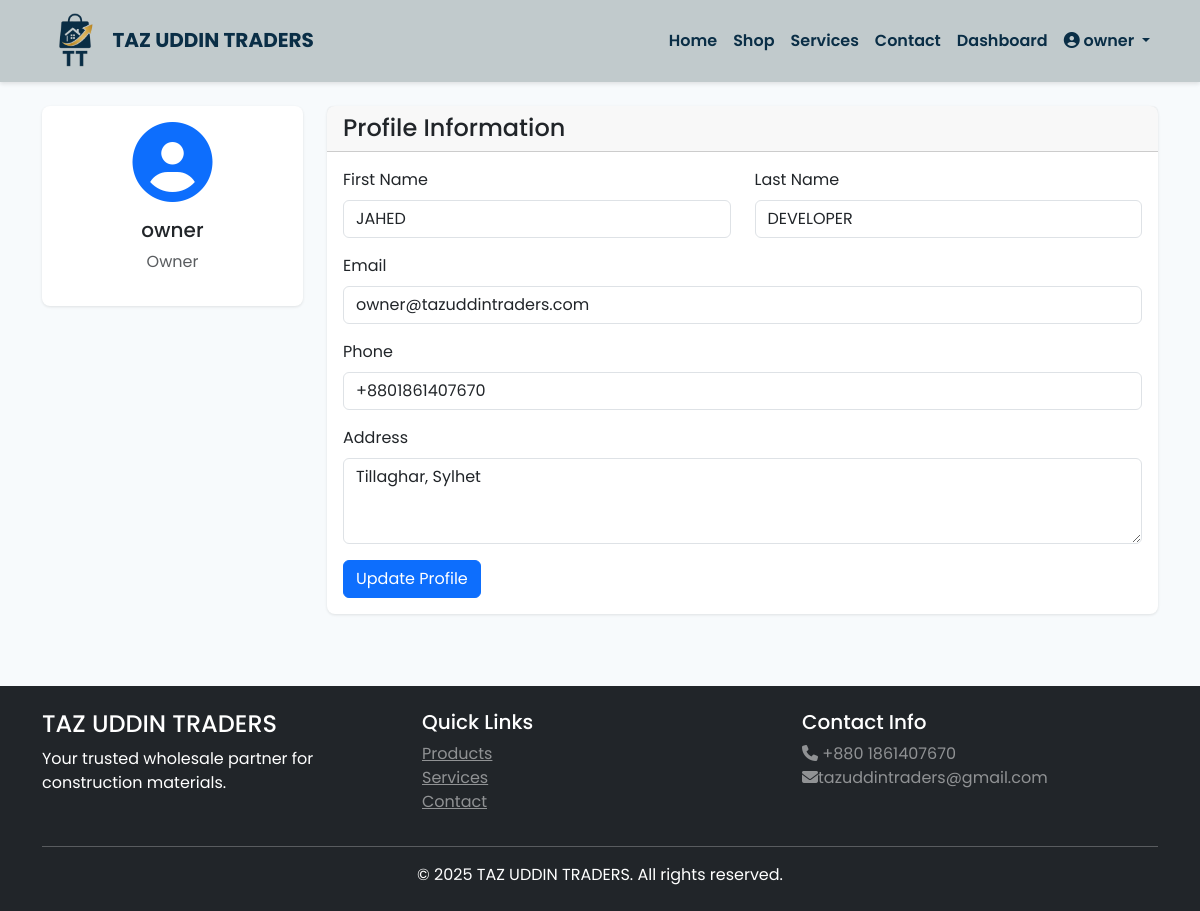
Screenshot of /accounts/profile/ (signed in) with the database file from the repository.
### accounts/models.py (models this page shows)
class User(AbstractUser):
    ROLE_CHOICES = (
        ('superadmin', 'Superadmin'),
        ('owner', 'Owner'),
        ('client', 'Client'),
    )
    role = models.CharField(max_length=20, choices=ROLE_CHOICES, default='client')
    phone = models.CharField(max_length=15, blank=True)
    address = models.TextField(blank=True)
    created_at = models.DateTimeField(auto_now_add=True)
    updated_at = models.DateTimeField(auto_now=True)
    class Meta:
        db_table = 'users'
    def is_superadmin(self):
        return self.role == 'superadmin'
    def is_owner(self):
        return self.role == 'owner'
    def is_client(self):
        return self.role == 'client'

### accounts/views.py (the view, shortened to what this page needs)
# urls.py: path('profile/', views.profile_view, name='profile'),
@login_required
def profile_view(request):
    return render(request, 'accounts/profile.html')

### templates/accounts/profile.html (shortened to what this page needs)
{% extends 'base.html' %}
{% load crispy_forms_tags %}
{% block content %}
<div class="container">
    <div class="row">
        <div class="col-md-3">
            <div class="card">
                <div class="card-body text-center">
                    <i class="fas fa-user-circle fa-5x text-primary mb-3"></i>
                    <h5>{{ user.username }}</h5>
                    <p class="text-muted">{{ user.get_role_display }}</p>
                </div>
            </div>
        </div>
        <div class="col-md-9">
            <div class="card">
                <div class="card-header">
                    <h4 class="mb-0">Profile Information</h4>
                </div>
                <div class="card-body">
                    <form method="post">
                        <div class="row">
                            <div class="col-md-6">
                                <div class="mb-3">
                                    <label class="form-label">First Name</label>
                                    <input type="text" name="first_name" class="form-control" value="{{ user.first_name }}">
                                </div>
                            </div>
                            <div class="col-md-6">
                                <div class="mb-3">
                                    <label class="form-label">Last Name</label>
                                    <input type="text" name="last_name" class="form-control" value="{{ user.last_name }}">
                                </div>
                            </div>
                        </div>
                        <div class="mb-3">
                            <label class="form-label">Email</label>
                            <input type="email" name="email" class="form-control" value="{{ user.email }}" required>
                        </div>
                        <div class="mb-3">
                            <label class="form-label">Phone</label>
                            <input type="text" name="phone" class="form-control" value="{{ user.phone }}">
                        </div>
                        <div class="mb-3">
                            <label class="form-label">Address</label>
                            <textarea name="address" class="form-control" rows="3">{{ user.address }}</textarea>
                        </div>
                        <button type="submit" class="btn btn-primary">Update Profile</button>
                    </form>
                </div>
            </div>
        </div>
    </div>
</div>
{% endblock %}

### templates/base.html (shortened to what this page needs)
 {% load static %}
<!DOCTYPE html>
<html lang="en">
<head>
    <link href="https://cdn.jsdelivr.net/npm/bootstrap@5.3.0/dist/css/bootstrap.min.css" rel="stylesheet">
    <link rel="stylesheet" href="https://cdnjs.cloudflare.com/ajax/libs/font-awesome/6.4.0/css/all.min.css">
    {% load static %}
    <link rel="stylesheet" href="{% static 'css/style.css' %}">
</head>
<body>
    <nav class="navbar navbar-expand-lg navbar-dark" style="background-color: #C1CACC;">
        <div class="container">
            <a class="navbar-brand fw-bold" href="{% url 'core:home' %}" style="color:#0A2E46;">
                <img src="{% static 'img/logo.png' %}"  style="height:3.5rem;"> TAZ UDDIN TRADERS
            </a>
            <div class="collapse navbar-collapse" id="navbarNav">
                <ul class="navbar-nav ms-auto">
                    <li class="nav-item">
                        <a class="nav-link" style="color:#0A2E46;" href="{% url 'core:home' %}">Home</a>
                    </li>
                    <li class="nav-item">
                        <a class="nav-link" style="color:#0A2E46;" href="{% url 'shop:product_list' %}">Shop</a>
                    </li>
                    <li class="nav-item">
                        <a class="nav-link" style="color:#0A2E46;" href="{% url 'services:service_list' %}">Services</a>
                    </li>
                    <li class="nav-item">
                        <a class="nav-link" style="color:#0A2E46;" href="{% url 'core:contact' %}">Contact</a>
                    </li>
                    {% if user.is_authenticated %}
                        {% if user.is_owner or user.is_superadmin %}
                            <li class="nav-item">
                                <a class="nav-link" style="color:#0A2E46;" href="{% url 'core:owner_dashboard' %}">Dashboard</a>
                            </li>
                        {% endif %}
                        <li class="nav-item dropdown">
                            <a class="nav-link dropdown-toggle" style="color:#0A2E46;" href="#" id="navbarDropdown" role="button" data-bs-toggle="dropdown">
                                <i class="fas fa-user-circle"></i> {{ user.username }}
                            </a>
                        </li>
                    {% endif %}
                </ul>
            </div>
        </div>
    </nav>
    <main class="py-4">
        {% block content %}{% endblock %}
    </main>
    <footer class="bg-dark text-white py-4 mt-5">
        <div class="container">
            <div class="row">
                <div class="col-md-4">
                    <h4>TAZ UDDIN TRADERS</h4>
                    <p>Your trusted wholesale partner for construction materials.</p>
                </div>
                <div class="col-md-4">
                    <h5>Quick Links</h5>
                    <ul class="list-unstyled">
                        <li><a href="{% url 'shop:product_list' %}" class="text-white-50">Products</a></li>
                        <li><a href="{% url 'services:service_list' %}" class="text-white-50">Services</a></li>
                        <li><a href="{% url 'core:contact' %}" class="text-white-50">Contact</a></li>
                    </ul>
                </div>
                <div class="col-md-4">
                    <h5>Contact Info</h5>
                    <p class="text-white-50">
                        <i class="fas fa-phone"></i> +880 1861407670<br>
                        <i class="fas fa-envelope"></i>tazuddintraders@gmail.com
                    </p>
                </div>
            </div>
            <hr class="bg-white">
            <p class="text-center mb-0">&copy; 2025 TAZ UDDIN TRADERS. All rights reserved.</p>
        </div>
    </footer>
</body>
</html>

### static/css/style.css (style rules this page uses)
:root { --primary-color: #1a365d; --secondary-color: #2d3748; --success-color: #48bb78; --danger-color: #f56565; --warning-color: #ecc94b; --light-bg: #f7fafc; --border-radius: 0.5rem; }
body { font-family: 'Poppins', sans-serif; background-color: var(--light-bg); }
.navbar { box-shadow: 0 2px 4px rgba(0,0,0,0.1); font-weight: 600; }
.card { border: none; border-radius: var(--border-radius); box-shadow: 0 1px 3px rgba(0,0,0,0.1); transition: transform 0.2s; }

### rows the page displays
User: username "owner", role "Owner", first_name "JAHED", last_name "DEVELOPER", email "owner@tazuddintraders.com", phone "+8801861407670", address "Tillaghar, Sylhet"
